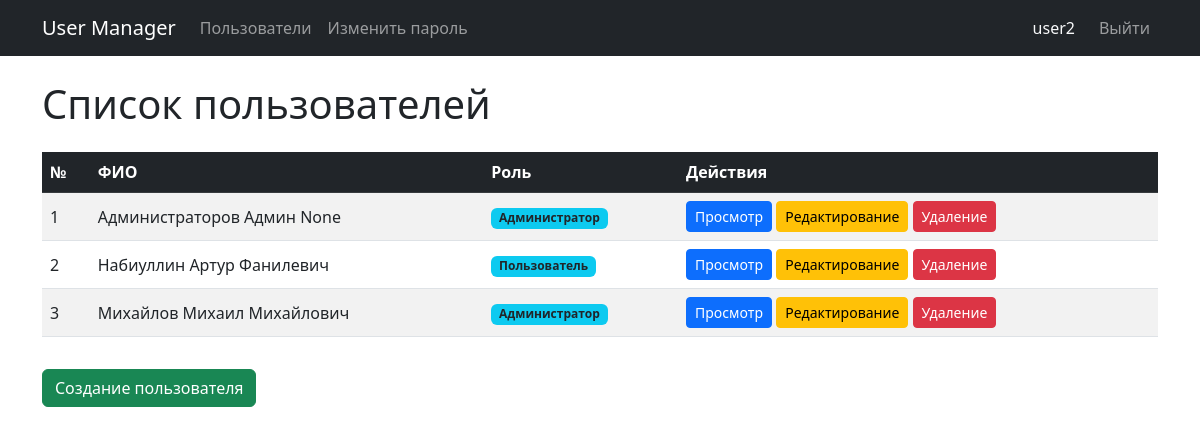
Screenshot of / (signed in) with the database file from the repository.
### models.py (models this page shows, shortened)
class User(db.Model, UserMixin):
    __tablename__ = 'users'
    id = db.Column(db.Integer, primary_key=True)
    login = db.Column(db.String(50), unique=True, nullable=False)
    password_hash = db.Column(db.String(128), nullable=False)
    last_name = db.Column(db.String(50), nullable=False)
    first_name = db.Column(db.String(50), nullable=False)
    middle_name = db.Column(db.String(50), nullable=True)
    role_id = db.Column(db.Integer, db.ForeignKey('roles.id'), nullable=True)
    created_at = db.Column(db.DateTime, default=datetime.utcnow)
    @property
    def full_name(self):
        parts = [self.last_name, self.first_name, self.middle_name]
        return ' '.join(p for p in parts if p)

class Role(db.Model):
    __tablename__ = 'roles'
    id = db.Column(db.Integer, primary_key=True)
    name = db.Column(db.String(50), nullable=False)
    description = db.Column(db.Text, nullable=True)
    users = db.relationship('User', backref='role', lazy=True)

### app.py (the view)
@app.route('/')
def index():
    users = User.query.order_by(User.id).all()
    return render_template('index.html', users=users)

### app.py (called while the page is built)
@login_manager.user_loader
def load_user(user_id):
    return User.query.get(int(user_id))

### templates/index.html (shortened to what this page needs)
{% extends 'base.html' %}
{% block content %}
<div class="d-flex justify-content-between align-items-center mb-3">
    <h1>Список пользователей</h1>
</div>
<div class="table-responsive">
    <table class="table table-striped table-hover align-middle">
        <thead class="table-dark">
            <tr>
                <th>№</th>
                <th>ФИО</th>
                <th>Роль</th>
                <th>Действия</th>
            </tr>
        </thead>
        <tbody>
            {% for user in users %}
            <tr>
                <td>{{ loop.index }}</td>
                <td>{{ user.full_name }}</td>
                <td>
                    {% if user.role %}
                        <span class="badge bg-info text-dark">{{ user.role.name }}</span>
                    {% else %}
                        <span class="text-muted">Нет роли</span>
                    {% endif %}
                </td>
                <td>
                    <a href="{{ url_for('user_view', user_id=user.id) }}" class="btn btn-sm btn-primary">Просмотр</a>
                    {% if current_user.is_authenticated %}
                        <a href="{{ url_for('user_edit', user_id=user.id) }}" class="btn btn-sm btn-warning">Редактирование</a>
                        <button type="button" class="btn btn-sm btn-danger"
                                data-bs-toggle="modal" data-bs-target="#deleteModal"
                                data-userid="{{ user.id }}" data-username="{{ user.full_name }}">
                            Удаление
                        </button>
                    {% endif %}
                </td>
            </tr>
            {% endfor %}
        </tbody>
    </table>
</div>
{% if current_user.is_authenticated %}
    <a href="{{ url_for('user_create') }}" class="btn btn-success mt-3">Создание пользователя</a>
{% endif %}
{% endblock %}

### templates/base.html (shortened to what this page needs)
<!doctype html>
<html lang="ru">
  <head>
    <link href="https://cdn.jsdelivr.net/npm/bootstrap@5.3.0/dist/css/bootstrap.min.css" rel="stylesheet">
  </head>
  <body>
    <nav class="navbar navbar-expand-lg navbar-dark bg-dark mb-4">
      <div class="container">
        <a class="navbar-brand" href="{{ url_for('index') }}">User Manager</a>
        <div class="navbar-nav me-auto">
            <a class="nav-link" href="{{ url_for('index') }}">Пользователи</a>
            {% if current_user.is_authenticated %}
                <a class="nav-link" href="{{ url_for('change_password') }}">Изменить пароль</a>
            {% endif %}
        </div>
        <div class="navbar-nav">
            {% if current_user.is_authenticated %}
                <span class="nav-item nav-link disabled text-light me-2">{{ current_user.login }}</span>
                <a class="nav-link" href="{{ url_for('logout') }}">Выйти</a>
            {% else %}
                <a class="nav-link" href="{{ url_for('login') }}">Войти</a>
            {% endif %}
        </div>
      </div>
    </nav>
    <div class="container">
        {% block content %}{% endblock %}
    </div>
  </body>
</html>

### rows the page displays
User: login "user2", full_name "Михайлов Михаил Михайлович", role.name "Администратор"
User: full_name "Администраторов Админ None", role.name "Администратор"
User: full_name "Набиуллин Артур Фанилевич", role.name "Пользователь"
